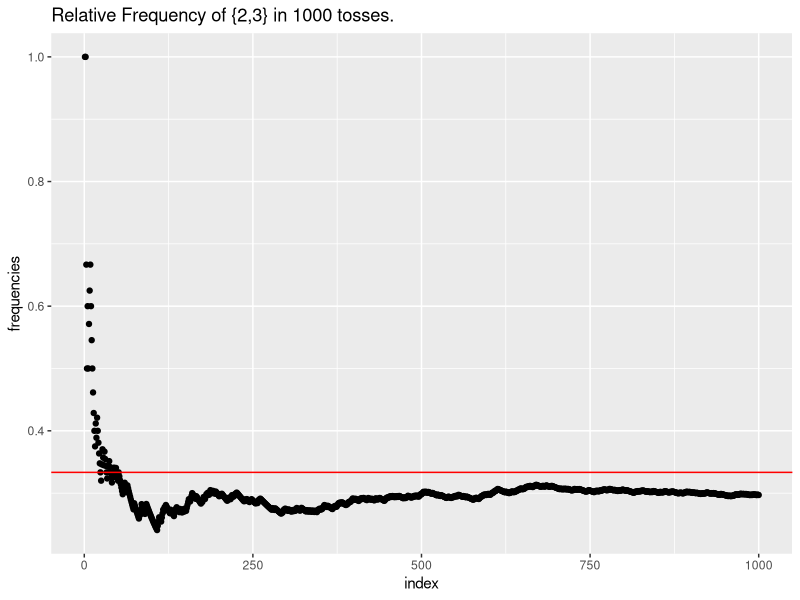
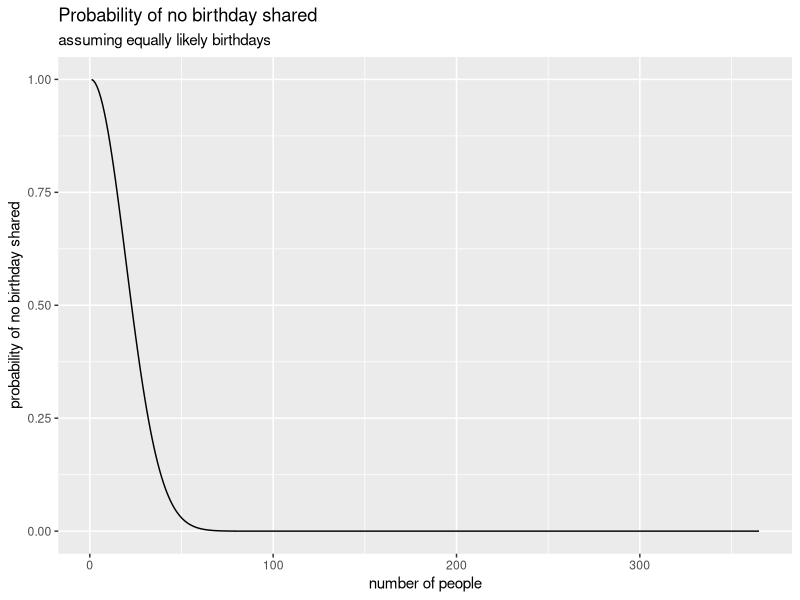

Here is the R script that generated these plots, in order:
## ---- chunk 1
options(htmltools.dir.version = FALSE)
## ---- chunk 2
library(tidyverse)
E <- c(2,3) #set up the event
n <- 1000 #sample
rolldie <- function(n){
  sample(1:6,n, rep = T)
}
result1 <- rolldie(n) 
sum(result1 %in% E) #This will give you the number of times E occurred
table(result1)# see a table of the results. These shouldn't vary too much
## ---- chunk 3
freqapp <- cumsum(result1 %in% E)/1:n #dividing the results elementwise 
freqdata <- tibble(frequencies = freqapp, index = 1:1000) #make a tibble
## using ggplot to map out the relative frequencies
freqdata %>% 
  ggplot(aes(index,frequencies)) +
  geom_point()+
  geom_hline(yintercept = 1/3, color = "red")+
  labs(title = "Relative Frequency of {2,3} in 1000 tosses.")
## ---- chunk 4
n <- 52
result2 <- 3*4 #amount of cards in a standard deck that are a 2,3, or 7
result2/n #or 12/52 to be more exact
## ---- chunk 5
C <-  c(1:5)
D <- seq(from = 1, to = 100, by = 2)
union(C,D) # Union
intersect(C,D) #Intersection
## ---- chunk 6
#likewise if we do the second step
C2 <-  0
D2 <- seq(from = 1, to = 100, by = 2)
union(C2,D2)
intersect(C2,D2) #this will return an empty value because it is an empty set
## ---- chunk 7
phys <- 2
obs <- 3
clinics <- 3
clinics*phys*obs ## this will give you the total number of possble outcomes
## ---- chunk 8
# Lets think for a second.
# At first, we might be tempted to do 4*3 to get the license plates
# However, this is not the right approach because each letter and number has
# a certain number of outcomes. So L1 = 26(a-z) total outcomes while N1 = 10 #(0-9). With this in mind, we'd do the following
26*26*26*10*10*10*10
#or
26^3 *10^4
## ---- chunk 9
26*25*24*10*9*8*7
#or
prod(26:(26-3+1))*prod(10:(10-4+1))
## ---- chunk 10
(364/365)^76 ##probability that no student has the same birthday as instructor
## ---- chunk 11
prod(290:365)/365^76 # the manual way
1 - pbirthday(76) #using the built in R function
## ---- chunk 12
vec <- list()
for (i in 1:365) {
  vec[i] <- 1- pbirthday(i)
  }
tibz<- tibble(probability = vec, people = 1:365)
ggplot(tibz, aes(as.numeric(people),as.numeric(probability)))+
  geom_line()+
  labs(title = "Probability of no birthday shared",
       subtitle = "assuming equally likely birthdays",
       x = "number of people",
       y = "probability of no birthday shared")
## ---- chunk 13
(choose(13,1)*choose(4,3)*choose(12,1)*choose(4,2))/choose(52,5)
## ---- chunk 14
n<- 6*6 #number of total outcomes 
2/n
#if given first number is 1
1/n
## ---- chunk 15
(6/10)*(4/9)+ (4/10) * (3/9)
## ---- chunk 16
(4/52)*(4/51)*(4/50)
## ---- chunk 17
PA_1 <- .001 #population that has the disease
PA_2 <- .999 #population that does not have the disease
##B indicates a positive test result
PBA_2 <- .02 #Positive result given does not have disease
PBA_1 <- .99 #positive result given individual has disease

## Bayes approach 
(PA_1*PBA_1)/((PA_1*PBA_1)+(PA_2*PBA_2))
## ---- chunk 18
A1 <- .5
A2 <- .3
A3 <- .2
PDA1 <- .08
PDA2 <- .04
PDA3 <- .02
PD <- sum((PDA1*A1),(PDA2*A2),(PDA3*A3))
PD
(A1 * PDA1)/PD
## ---- chunk 19
lpizza <- .75
npizza <- 1-lpizza
#Probability that first loves pizza while second does not is
lpizza*(npizza)
